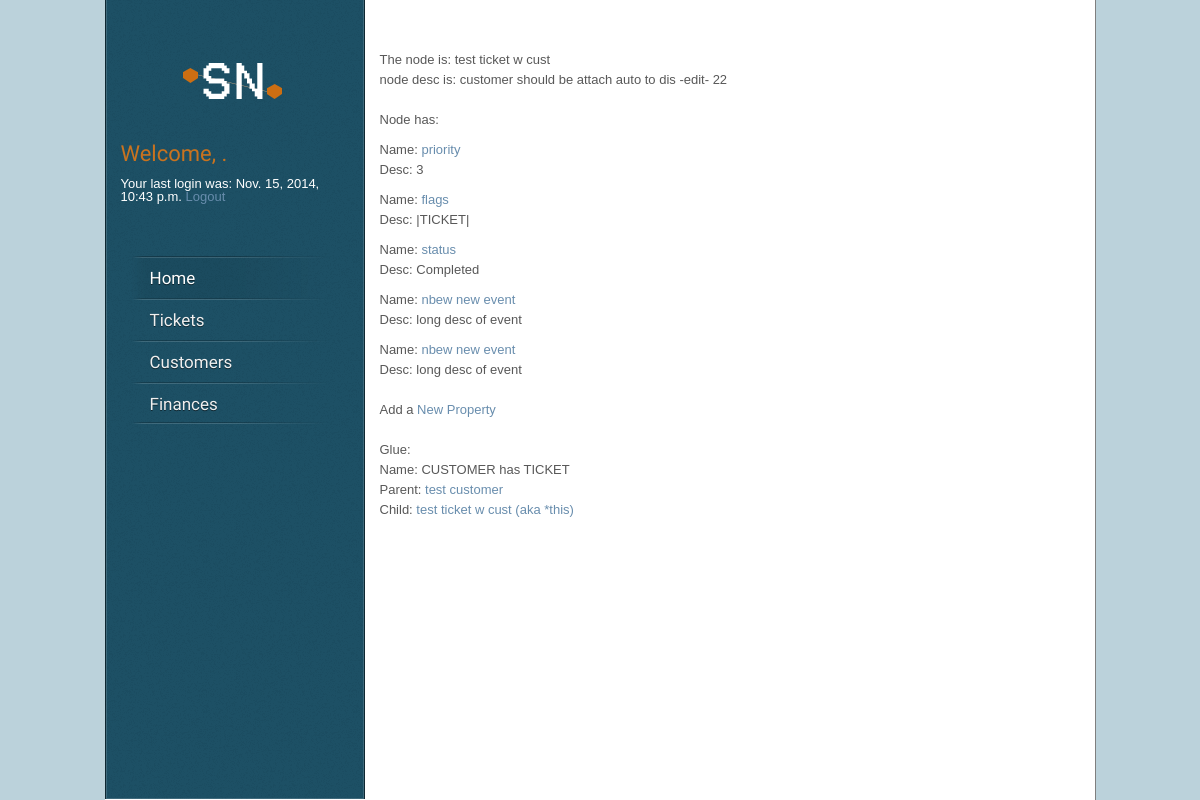
Screenshot of /core/55/ (signed in) with the database file from the repository.
### core/models.py (models this page shows, shortened)
class Node(models.Model):
    parent = models.ForeignKey("self", blank=True, null=True)
    name = models.CharField(max_length=160)
    desc = models.TextField(max_length=1600)
    date_created = models.DateTimeField('date created',auto_now_add=True)
    date_updated = models.DateTimeField('date updated',auto_now=True)

class Glue(models.Model):
    parent = models.ForeignKey("Node", related_name="node_parent")
    child = models.ForeignKey("Node", related_name="node_child")
    name = models.CharField(max_length=160)
    date_created = models.DateTimeField('date created',auto_now_add=True)
    date_updated = models.DateTimeField('date updated',auto_now=True)

### core/views.py (the view)
# urls.py: url(r'^(?P<node_id>\d+)/$', views.detail, name='detail'),
def detail(request, node_id):
    node = get_object_or_404(Node, pk=node_id)
    return render(request, 'core/detail.html', {'node': node})

### core/templates/core/detail.html (shortened to what this page needs)
{% extends "core/base.html" %}
{% block content %}
{% load static %}
{% load staticfiles %}
	<p>The node is: {{ node.name }}<BR>
	node desc is: {{ node.desc }}</p>
	<p>Node has:
	<BR>
	{%for child in node.node_set.all%}
	<BR>
		Name: <a href="../{{child.pk}}">{{child.name}}</a><BR>
		Desc: {{child.desc}}<BR>
	{%endfor%}
	<Br><BR>
	Add a <a href="new_sub_node/">New Property</a>
	</p>
	<p>
	Glue:<BR>
	{%for glue in node.node_child.all%}
		Name: {{glue.name}}<BR>
		Parent: <a href="../{{glue.parent.pk}}">{{glue.parent.name}}</a><BR>
		Child: <a href="../{{glue.child.pk}}">{{glue.child.name}} (aka *this)</a><BR>
	{%endfor%}
	</p>
	{%endblock%}

### core/templates/core/base.html (shortened to what this page needs)
{% load staticfiles %}
{% load static %}
<html lang="en-US">
  <head>
	<link rel="stylesheet" type="text/css" href="{% static 'core/css/style.css' %}" />
    <link rel="stylesheet" type="text/css" href="{% static 'core/css/table.css' %}" />
  </head>
  <!DOCTYPE HTML>
</head>
<body>
<div id="wrapper">
	<div id="sidebar">
		 <div id="logo"><a href="/"><img src="/static/core/images/logo.png" alt="Snapnode" /></a></div>
        <div id="log-box">
        {% if user.is_authenticated %}
            <h1><font color="#c9731f">Welcome, {{ user.first_name }}.</font></h1>
            Your last login was: {{ user.last_login}}
            <a href="/core/logout/">Logout</a>
        {%elif  display_type == "Login" %}
        {% else %}
            <h1><font color="#c9731f">Welcome, Guest!</font></h1>
            <p>Please ..
                <a href="/core/register/" id="id_register">|Register|</a> or
                <a href="/core/login/" id="id_login">|Login|</a>
            </p>
        {% endif %}</div>
    <div id="menu" class="menu-v">
      <ul>
        <li><a href="/" class="active">Home</a>
        </li>
        <li><a href="/ticket/">Tickets</a>
        </li>
        <li><a href="/ops/">Customers</a>
        </li>
        <li><a href="/finance/">Finances</a>
        </li>
      </ul>
    </div>
	</div>
        <div id="content">
            <BR>
            {% if user.is_authenticated or  display_type == "Register" %}
                {% block content %}
                {% endblock %}
            {% endif %}
        </div>
</div>
</body>
</html>

### core/static/core/css/style.css (style rules this page uses)
html, body, div, span, applet, object, iframe, h1, h2, h3, h4, h5, h6, p, blockquote, pre, a, acronym, address, big, cite, code, del, dfn, em, font, img, ins, kbd, q, s, samp, small, strike, strong, tt, var, b, u, i, center, dl, dt, dd, ol, ul, li, fieldset, form, label, legend { margin:0; padding:0; border:0; outline:0; font-size:100%; vertical-align:baseline; background:transparent }
body { line-height:1 }
ol, ul { list-style:none }
html, body { height: 100%; }
body { background-color: #bbd2db; font-family:Arial, sans-serif; font-size: 13px; color: #585858; }
p { line-height: 20px; margin-bottom: 20px; }
a { color: #688dad; text-decoration: none; }
h1, h2, h3, h4, h5, h6 { font-family: 'Amaranth', sans-serif; color: #4a4a4a; font-weight: normal; margin: 0 0 10px 0; }
h1 { font-size: 22px; line-height: 26px; }
img { display: block; }
ul { line-height: 20px; margin-bottom: 20px; }
ul li { background: transparent url(/static/core/images/bullet.png) left 8px no-repeat; padding-left: 15px; }
#log-box { float: center; padding: 15px 15px 13px 15px; color: #ffffff; }
#wrapper { background-color: #FFFFFF; width: 990px; margin: 0 auto; overflow: hidden; border-right: 1px solid rgba(0, 0, 0, 0.50); min-height:100%; }
#content { width: 700px; float: right; padding: 40px 15px 20px 0; }
#sidebar { width: 258px; background: #1d5065 url(/static/core/images/noize.png) repeat 100% 0; -webkit-box-shadow: inset 0px 0px 0px 1px rgba(255, 255, 255, 0.15); -moz-box-shadow: inset 0px 0px 0px 1px rgba(255, 255, 255, 0.15); box-shadow: inset 0px 0px 0px 1px rgba(255, 255, 255, 0.15); border-left: 1px solid rgba(0, 0, 0, 0.50); border-right: 1px solid rgba(0, 0, 0, 0.50); float: left; position: fixed; margin-top: -1px; z-index: 100; }
#logo { text-align: center; padding: 40px 32px 0 32px; }
#logo a { border: none; }
#logo img { display: inline; }
#menu { float: left; text-align: left; font-family: 'Amaranth', sans-serif; font-size: 17px; margin-top: 40px; margin-bottom: 50px; position: relative; z-index: 100; padding: 0 0 0 24px; text-shadow: 0px 1px 0px rgba(0, 0, 0, 0.5); }
.menu-v ul { margin: 0; padding: 0; list-style-type: none; width: 200px; background: transparent url(/static/core/images/menu-line.png) no-repeat center bottom; }
.menu-v ul li { position: relative; padding-right: 5px; background: transparent url(/static/core/images/menu-line.png) no-repeat center top; padding: 0; }
.menu-v ul li a { display: block; color: white; text-decoration: none; padding: 12px 0 10px 20px; padding-right: 17px; background: transparent; color: #f0f0f0; text-decoration: none; border: none; }
.menu-v ul li a.active, .menu-v ul li a.selected, .menu-v ul li a:hover { text-decoration: none; background: transparent url(/static/core/images/menu-hover.png) repeat-y left top; color: #fff; }

### rows the page displays
Node: name "test ticket w cust", desc "customer should be attach auto to dis -edit- 22"
Node: name "priority", desc "3"
Node: name "flags", desc "|TICKET|"
Node: name "status", desc "Completed"
Node: name "nbew new event", desc "long desc of event"
Node: name "nbew new event", desc "long desc of event"
Glue: name "CUSTOMER has TICKET", parent.name "test customer", child.name "test ticket w cust"

### other values shown
{{ user.last_login }} "Nov. 15, 2014, 10:43 p.m."
